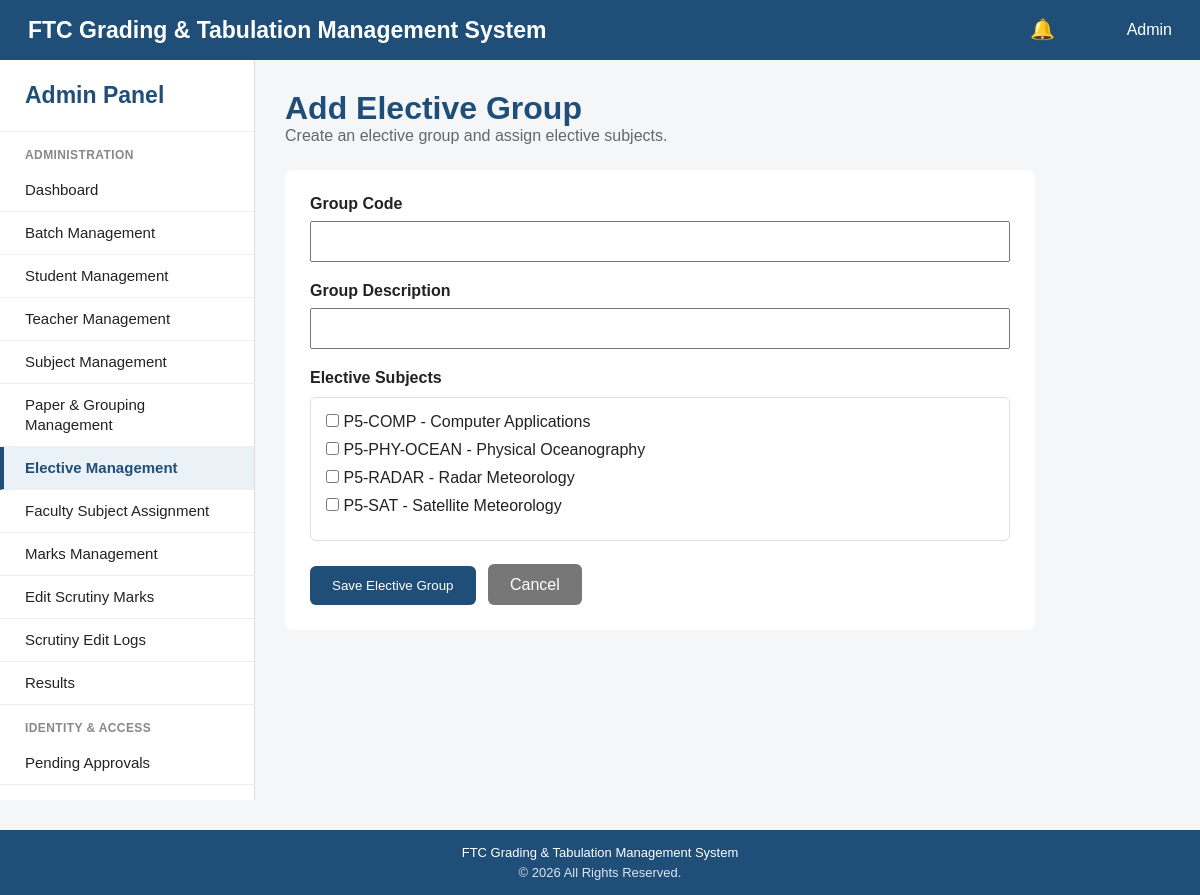
The app's page /admin/electives/add.php with its own data.
### tables this page shows
CREATE TABLE subjects (

    subject_id INT AUTO_INCREMENT PRIMARY KEY,

    subject_code VARCHAR(15) NOT NULL UNIQUE,

    subject_name VARCHAR(150) NOT NULL,

    is_elective BOOLEAN DEFAULT FALSE,

    created_at TIMESTAMP DEFAULT CURRENT_TIMESTAMP

);

### admin/electives/add.php (the view, shortened to what this page needs)
<?php
require_once "../../config/database.php";
$groupCode = "";
$groupDescription = "";
try {
    $stmt = $pdo->query("
        SELECT
            subject_id,
            subject_code,
            subject_name
        FROM subjects
        WHERE is_elective = 1
        ORDER BY subject_name
    ");
    $electiveSubjects = $stmt->fetchAll(PDO::FETCH_ASSOC);
} catch (PDOException $e) {
    die($e->getMessage());
}
require_once "../../includes/header.php";
?>
<div style="display:flex;flex-direction:column;min-height:100vh;">
    <?php require_once "../../includes/navbar.php"; ?>
    <div style="display:flex;flex:1;">
        <?php require_once "../../includes/sidebar.php"; ?>
        <main style="
            flex:1;
            padding:30px;
            background:#f4f6f8;
        ">
            <h1 style="color:#1f4e79;">
                Add Elective Group
            </h1>
            <p style="color:#666;margin-bottom:25px;">
                Create an elective group and assign elective subjects.
            </p>
            <div style="
                background:white;
                padding:25px;
                border-radius:8px;
                max-width:750px;
            ">
                <form method="POST">
                    <label style="font-weight:bold;">
                        Group Code
                    </label>
                    <input
                        type="text"
                        name="group_code"
                        maxlength="1"
                        value="<?php echo htmlspecialchars($groupCode); ?>"
                        required
                        style="
                            width:100%;
                            padding:11px;
                            margin:8px 0 20px;
                        "
                    >
                    <label style="font-weight:bold;">
                        Group Description
                    </label>
                    <input
                        type="text"
                        name="group_description"
                        value="<?php echo htmlspecialchars($groupDescription); ?>"
                        required
                        style="
                            width:100%;
                            padding:11px;
                            margin:8px 0 20px;
                        "
                    >
                    <label style="
                        display:block;
                        font-weight:bold;
                        margin-bottom:10px;
                    ">
                        Elective Subjects
                    </label>
                    <div style="
                        border:1px solid #ddd;
                        padding:15px;
                        border-radius:6px;
                        margin-bottom:25px;
                    ">
                    <?php if (count($electiveSubjects) > 0): ?>
                        <?php foreach ($electiveSubjects as $subject): ?>
                            <label style="
                                display:block;
                                margin-bottom:10px;
                            ">
                                <input
                                    type="checkbox"
                                    name="subjects[]"
                                    value="<?php echo $subject["subject_id"]; ?>"
                                >
                                <?php
                                echo htmlspecialchars(
                                    $subject["subject_code"]
                                );
                                ?>
                                -
                                <?php
                                echo htmlspecialchars(
                                    $subject["subject_name"]
                                );
                                ?>
                            </label>
                        <?php endforeach; ?>
                    <?php else: ?>
                        <p style="color:#666;">
                            No elective subjects are currently registered.
                        </p>
                    <?php endif; ?>
                    </div>
                    <button
                        type="submit"
                        style="
                            background:#1f4e79;
                            color:white;
                            border:0;
                            padding:12px 22px;
                            border-radius:6px;
                        "
                    >
                        Save Elective Group
                    </button>
                    <a
                        href="index.php"
                        style="
                            background:#777;
                            color:white;
                            padding:12px 22px;
                            border-radius:6px;
                            text-decoration:none;
                            margin-left:8px;
                        "
                    >
                        Cancel
                    </a>
                </form>
            </div>
        </main>
    </div>
    <?php require_once "../../includes/footer.php"; ?>

### includes/header.php (style rules this page uses)
* { box-sizing: border-box; margin: 0; padding: 0; }
body { font-family: Arial, Helvetica, sans-serif; background-color: #f4f6f8; color: #222; min-height: 100vh; overflow-x: hidden; }
a { text-decoration: none; color: inherit; }
button, input, select, textarea { font-family: inherit; }
.page-container > div { min-width: 0; }
.page-container main { min-width: 0; overflow-x: auto; }

### records on screen
subjects: subject_code "P5-COMP", subject_name "Computer Applications"
subjects: subject_code "P5-PHY-OCEAN", subject_name "Physical Oceanography"
subjects: subject_code "P5-RADAR", subject_name "Radar Meteorology"
subjects: subject_code "P5-SAT", subject_name "Satellite Meteorology"
